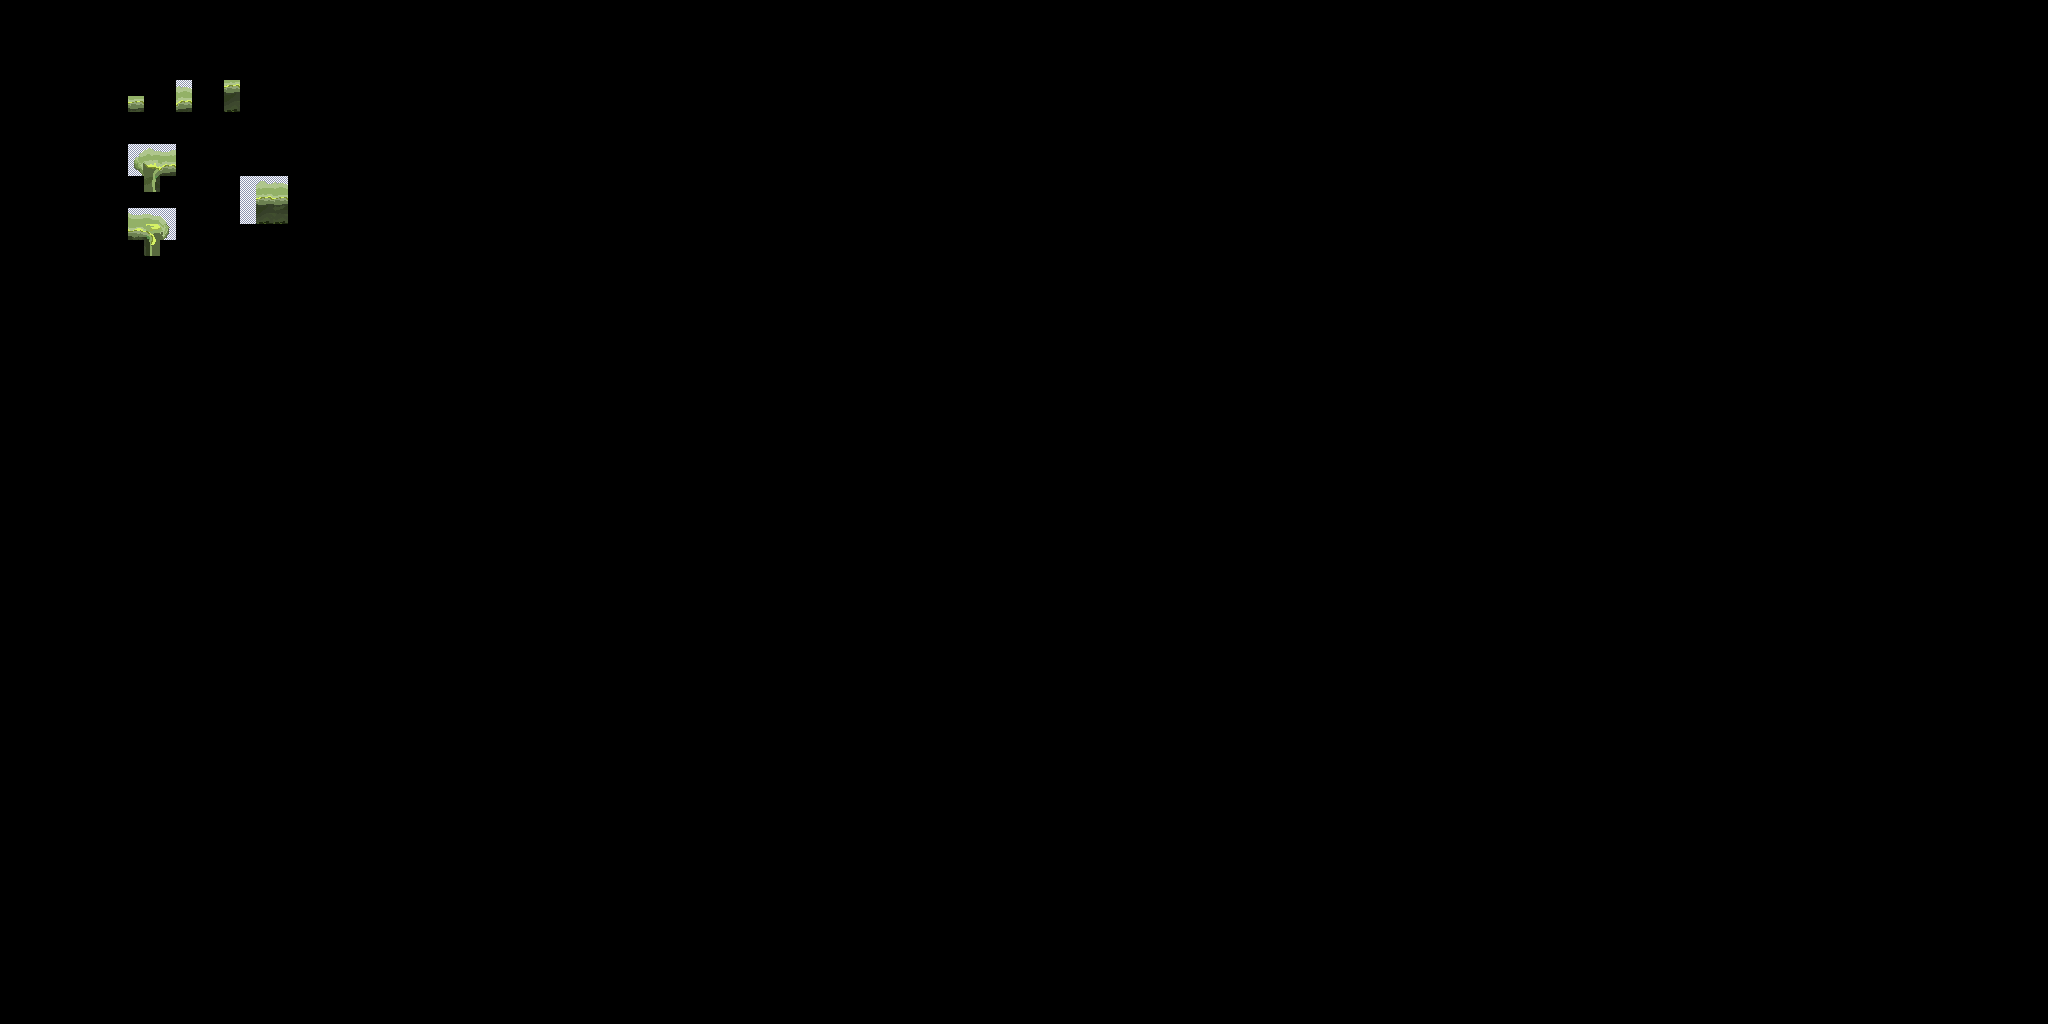

The image is a tile-based game level rendered from a .tmx file. Its description and source (layers, tilesets, objects; grid data summarised) follow:
An orthogonal 128x64 tile map with 16x16 px tiles, 3 tile layers (regions, input_prototype, output_terrain).

<map version="1.10" tiledversion="1.11.2" orientation="orthogonal" renderorder="right-down" width="128" height="64" tilewidth="16" tileheight="16" infinite="0" nextlayerid="4" nextobjectid="1">
 <tileset firstgid="1" source="../../first_level_tileset.tsx" />
 <layer id="1" name="regions" width="128" height="64">
  <data>[8192 cells, 34 non-empty, 4 distinct tile ids]</data>
 </layer>
 <layer id="2" name="input_prototype" width="128" height="64">
  <data>[8192 cells, 6 non-empty, 1 distinct tile ids]</data>
 </layer>
 <layer id="3" name="output_terrain" width="128" height="64">
  <data>[8192 cells, 25 non-empty, 20 distinct tile ids]</data>
 </layer>
</map>
